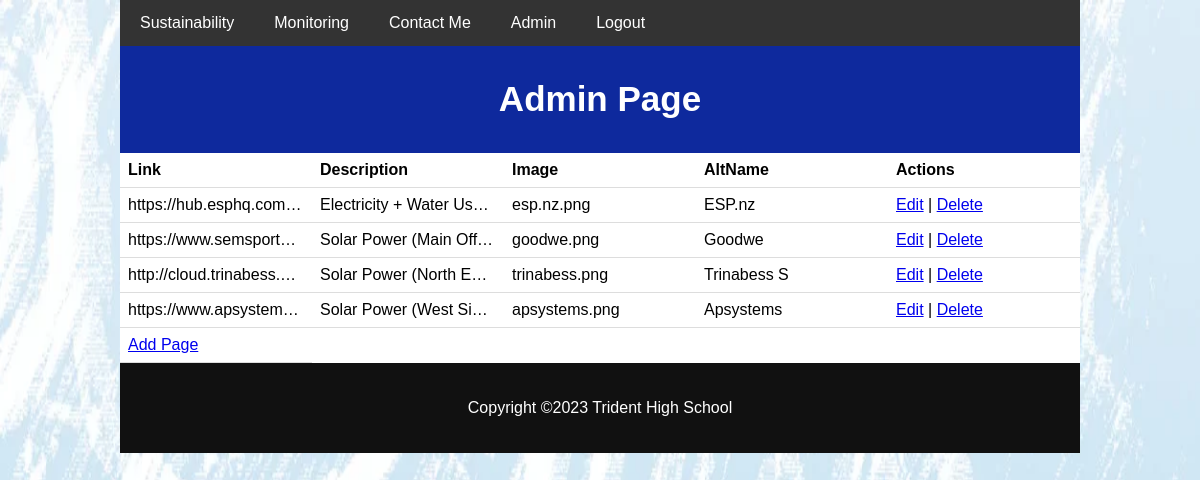
Page /admin-m.php (signed in) on the earlier database version.
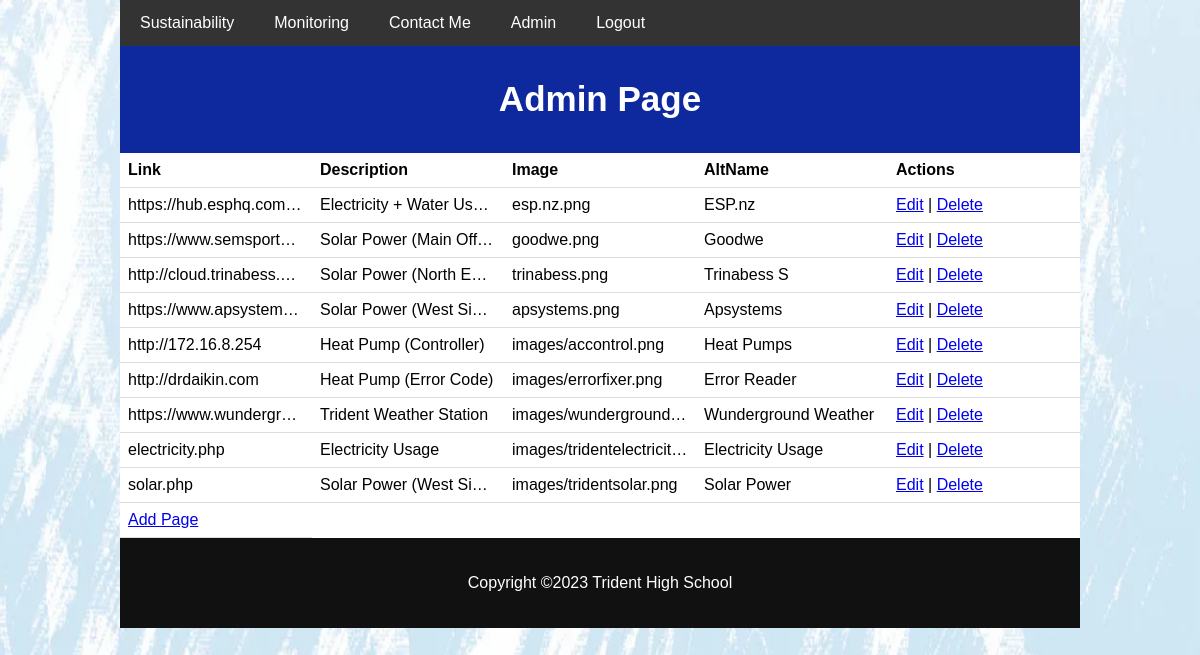
Same page on the later database version.
### tables this page shows
CREATE TABLE `links` (
  `id` int(11) NOT NULL,
  `link` varchar(200) NOT NULL,
  `img` longblob NOT NULL,
  `altimg` varchar(100) NOT NULL,
  `description` varchar(300) NOT NULL,
  `image` varchar(50) NOT NULL
);

### admin-m.php (the view, shortened to what this page needs)
<!DOCTYPE html>
<html lang="en">
<head>
<link href="css/fixedstyle.css" rel="stylesheet" type="text/css">
</head>
<body>
<div class="wrapper">
<?php include 'navbar.php';?>
<div class="header">
<h1>Admin Page</h1>
</div>
<div>
<?php  require_once 'setup.php';
$sql = "SELECT * FROM links";
$stmt = mysqli_prepare($conn, $sql);
mysqli_stmt_execute($stmt);
$result = mysqli_stmt_get_result($stmt);
if (mysqli_num_rows($result) > 0) {
    echo '<table>';
    echo '<tr><th>Link</th><th>Description</th><th>Image</th><th>AltName</th><th>Actions</th></tr>';
    while($row = $result->fetch_assoc()) {
        echo '<tr>';
        echo '<td>' . $row['link'] . '</td>';
        echo '<td>' . $row['description'] . '</td>';
        echo '<td>' . $row['image'] . '</td>';
        echo '<td>' . $row['altimg'] . '</td>';
        echo '<td><a href="edit-m.php?id=' . $row['id'] . ' ">Edit</a> | <a href="delete-m.php?id=' . $row['id'] .'">Delete</a></td>';
        echo '</tr>';
        }
    echo '<tr>';
    echo '<td><a href="addlink.php">Add Page</a></td>';
    echo '</tr>';
    echo '</table>';
     }
else {
    echo 'No records found.';
    }
?>
</div>
<div class="footer">
    <?php include 'footer.php';?>
</div>
</div>
</body>
</html>

### navbar.php
<div class="navbar">
    <a href="index.php">Sustainability</a>
    <a href="gallery.php">Monitoring</a>
    <a href="contact.php">Contact Me</a>
    <?php if ($_SESSION['loggedin'] == NULL or $_SESSION['loggedin'] == FALSE){
    echo "<a href='login.php'>Login</a>";
}
    else{
        if ($_SESSION['id'] == 1){
            echo "<a href='admin-m.php'>Admin</a>";
        }
        echo "<a href='logout.php'>Logout</a>";
}?>
</div>

### Footer.php
<?php
echo "<p>Copyright &copy;" . date("Y") . " Trident High School</p>";
?>

### css/fixedstyle.css (style rules this page uses)
body { font-family: Arial, Helvetica, sans-serif; margin: 0; background-image: url("../images/tridentbg.jpg"); background-repeat: no-repeat; background-attachment: fixed; background-size: 100% 100%; }
.wrapper { width: 80%; margin:auto; }
.header { padding: 10px; text-align: center; background-color: #0e299d; color:#ffffff; }
.header h1 { font-size: 35px; }
.navbar { overflow:hidden; background-color: #333; }
.navbar a { float:left; display: block; color: white; text-align: center; padding: 14px 20px; text-decoration: none; }
table { table-layout:fixed; }
table td { white-space: nowrap; overflow: hidden; text-overflow: ellipsis; }
.footer { padding:20px 0px; width:100%; background-color: #111111; color: white; text-align: center; display:block; }

### admin-m.php (style rules this page uses)
table { width: 100%; border-collapse: collapse; background-color:#ffffff; }
th, td { padding: 8px; text-align: left; border-bottom: 1px solid #ddd; }

Differences in the rows shown:
added links: link "http://172.16.8.254", description "Heat Pump (Controller)", image "images/accontrol.png", altimg "Heat Pumps"
added links: link "http://drdaikin.com", description "Heat Pump (Error Code)", image "images/errorfixer.png", altimg "Error Reader"
added links: link "https://www.wundergr…", description "Trident Weather Station", image "images/wunderground…", altimg "Wunderground Weather"
added links: link "electricity.php", description "Electricity Usage", image "images/tridentelectricit…", altimg "Electricity Usage"
added links: link "solar.php", description "Solar Power (West Si…", image "images/tridentsolar.png", altimg "Solar Power"
